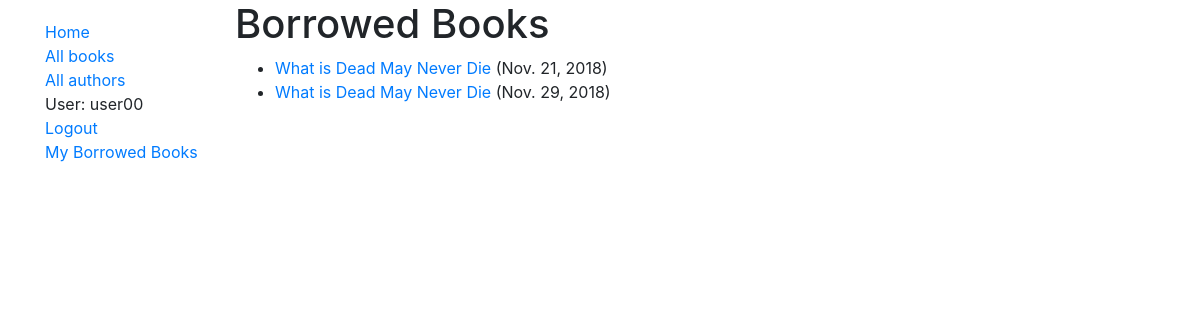
Page /catalog/mybooks/ (signed in) on the earlier database version.
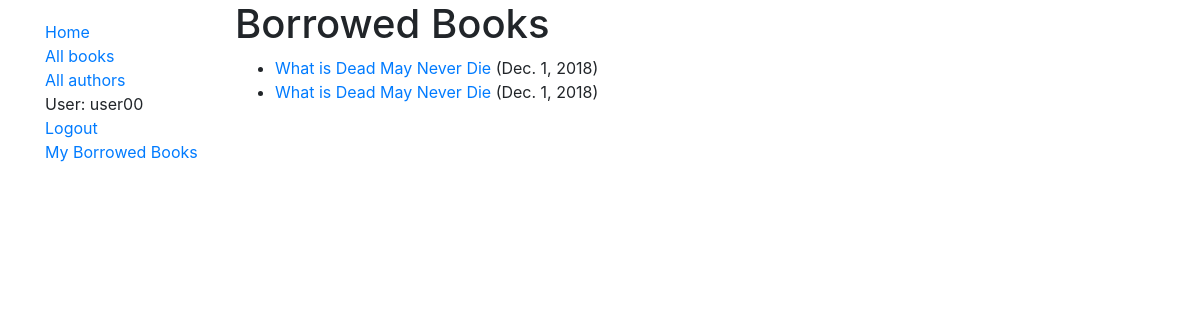
Same page on the later database version.
### catalog/models.py (models this page shows, shortened)
class BookInstance(models.Model):
    id = models.UUIDField(primary_key=True, default=uuid.uuid4, help_text='Unique ID for this particular book across whole library')
    book = models.ForeignKey('Book', on_delete=models.SET_NULL, null=True)
    imprint = models.CharField(max_length=200)
    language = models.CharField(max_length=200, default='English')
    due_back = models.DateField(null=True, blank=True)
    borrower = models.ForeignKey(User, on_delete=models.SET_NULL, null=True, blank=True)
    @property
    def is_overdue(self):
        if self.due_back and date.today() > self.due_back:
            return True
        return False
    LOAN_STATUS =(
        ('m', 'Maintenance'),
        ('o', 'On loan'),
        ('a', 'Available'),
        ('r', 'Reserved'),
    )
    STATUS_DICT = {
        'm': 'text-danger',
        'o': 'text-warning',
        'a': 'text-success',
        'r': 'text-warning'
    }
    status = models.CharField(
        max_length=1,
        choices=LOAN_STATUS,
        blank=True,
        default='m',
        help_text='Book availability'
    )
    class Meta:
        ordering = ['due_back']
        permissions = (("can_mark_returned", "Set book as returned"), )

class Book(models.Model):
    title = models.CharField(max_length=200)
    author = models.ForeignKey('Author', on_delete=models.SET_NULL, null=True)
    summary = models.TextField(max_length=1000, help_text="Enter a brief description")
    isbn = models.CharField(
        'ISBN',
        max_length=13,
        help_text='13 Character <a href="https://www.isbn-international.org/content/what-isbn">ISBN number</a>'
    )
    genre = models.ManyToManyField(
        Genre,
        help_text='Select a genre for this book'
    )
    def display_genre(self):
        """
        display genre returns a list of the first 3 genres associated with the book as a single, comma-separated string
        """
        return ', '.join(genre.name for genre in self.genre.all()[:3])
    display_genre.short_description = "Genre"

### catalog/views.py (the view)
# urls.py: path('mybooks/', views.LoanedBooksByUserListView.as_view(), name='my-borrowed'),
class LoanedBooksByUserListView(LoginRequiredMixin, generic.ListView):
    model = BookInstance
    template_name = 'catalog/bookinstance_list_borrowed_user.html'
    paginate_by = 10
    def get_queryset(self):
        return BookInstance\
            .objects\
            .filter(borrower=self.request.user)\
            .filter(status__exact='o')\
            .order_by('due_back')

### catalog/templates/catalog/bookinstance_list_borrowed_user.html
{% extends 'catalog/base_generic.html' %}
{% block content %}
    <h1>Borrowed Books</h1>
    {% if bookinstance_list %}
        <ul>
            {% for bookinstance in bookinstance_list %}
                <li class="{% if bookinstance.is_overdue %}text-danger{% endif %}">
                    <a href="{% url 'book-detail' bookinstance.book.pk %}">
                        {{ bookinstance.book.title }}
                    </a>
                    ({{ bookinstance.due_back }})
                </li>
            {% endfor %}
        </ul>
    {% else %}
        <p>You should do some reading!</p>
    {% endif %}
{% endblock %}

Differences in the rows shown:
changed BookInstance (number 1 of 2 on the later page): due_back "Nov. 21, 2018" → "Dec. 1, 2018"
changed BookInstance (number 2 of 2 on the later page): due_back "Nov. 29, 2018" → "Dec. 1, 2018"
